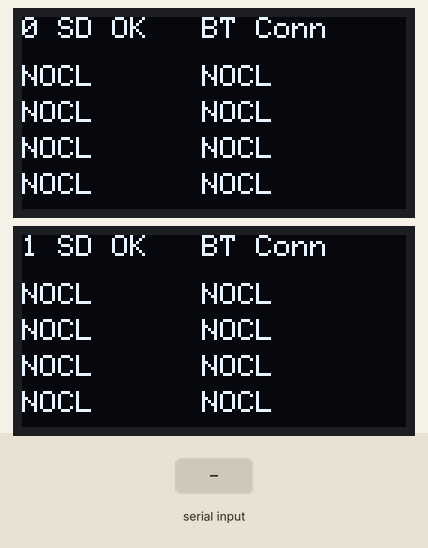
Recording of a program running on a simulated ESP32. On the bench: 2 × 128×64 one-colour display. The inputs (shaded band) are chosen by the test bench. The local clock reads 2024-03-15 10:24:30 at power-on unless the program sets it; storage starts empty; nothing arrives over Bluetooth unless stated; what the program prints to the serial monitor is not drawn.

Above: at 1.3 s.
1.4 s: "90,45\n" received over the second serial link
At 2.2 s:
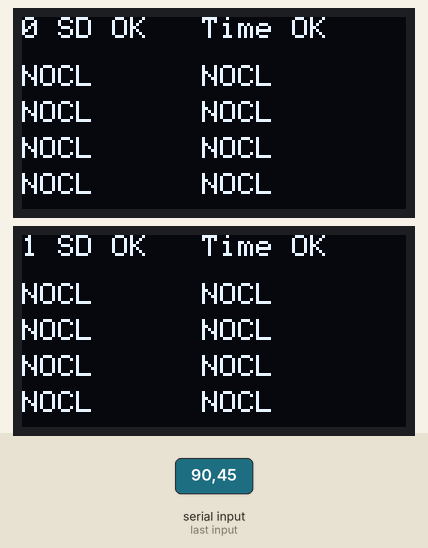
Timing chart, 0 to 4.4 s (numbered marks = the images above; inputs shaded):
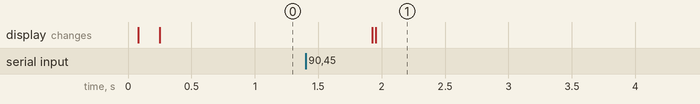

The program:

main.cpp
```cpp
#include <Wire.h>
#include <SPI.h>
#include <SD.h>
#include <BluetoothSerial.h>
#include <Adafruit_SSD1306.h>
#include <Adafruit_INA219.h>
#include <sys/time.h>
#include <time.h>

// ---------------- OLED ----------------
#define SCREEN_WIDTH 128
#define SCREEN_HEIGHT 64
Adafruit_SSD1306 display0(SCREEN_WIDTH, SCREEN_HEIGHT, &Wire,  -1);  // Wire  (SDA=21, SCL=22)
Adafruit_SSD1306 display1(SCREEN_WIDTH, SCREEN_HEIGHT, &Wire1, -1);  // Wire1 (SDA=25, SCL=26)

// ---------------- INA219 ----------------
uint8_t inaAddrs[4] = {0x40, 0x41, 0x44, 0x45};
Adafruit_INA219 ina0[4];   // Wire  (SDA=21, SCL=22)
Adafruit_INA219 ina1[4];   // Wire1 (SDA=25, SCL=26)
bool present0[4] = {false};
bool present1[4] = {false};

// ---------------- SD CARD ----------------
#define SD_CS 5
bool sdOK = false;
String logPath = "";
String currentHour = "";

// ---------------- BLUETOOTH / TIME ----------------
BluetoothSerial SerialBT;
bool timeSynced = false;
String btBuffer = "";

// ---------------- CALIBRATION ----------------
// Shunt resistance in milliohms per channel; 0 = no cal file found.
// Files: /cal_W0_0x40.txt etc., written by the esp32cal firmware.
float cal_mohm0[4] = {0};
float cal_mohm1[4] = {0};

static String calPath(int bus, int i) {
  char buf[32];
  snprintf(buf, sizeof(buf), "/cal_W%d_0x%02X.txt", bus, inaAddrs[i]);
  return String(buf);
}

static void loadCalFiles() {
  for (int i = 0; i < 4; i++) {
    for (int bus = 0; bus < 2; bus++) {
      float& slot = (bus == 0) ? cal_mohm0[i] : cal_mohm1[i];
      String path = calPath(bus, i);
      if (!SD.exists(path.c_str())) continue;
      File f = SD.open(path.c_str());
      if (!f) continue;
      String s = f.readStringUntil('\n');
      f.close();
      s.trim();
      float v = s.toFloat();
      if (v > 0) {
        slot = v;
        Serial.printf("[CAL] Loaded %s = %.3f mOhm\n", path.c_str(), v);
      }
    }
  }
}

// ---------------- HELPERS ----------------
static void fillTime(const char* fmt, char* buf, size_t len) {
  time_t now = time(nullptr);
  strftime(buf, len, fmt, localtime(&now));
}

void startNewLogFile() {
  char fname[40];
  if (timeSynced) {
    fillTime("/log_%Y%m%d_%H%M%S.csv", fname, sizeof(fname));
    char hour[16];
    fillTime("%Y%m%d_%H", hour, sizeof(hour));
    currentHour = String(hour);
  } else {
    snprintf(fname, sizeof(fname), "/NOSYNC_%lu.csv", millis());
    currentHour = "";
  }
  logPath = String(fname);

  File f = SD.open(logPath, FILE_WRITE);
  if (f) {
    f.print("time_ok,timestamp");
    for (int i = 0; i < 4; i++) f.printf(",W0_0x%02X_mA", inaAddrs[i]);
    for (int i = 0; i < 4; i++) f.printf(",W1_0x%02X_mA", inaAddrs[i]);
    f.println();
    f.close();
    Serial.printf("[SD] New log: %s\n", logPath.c_str());
  } else {
    Serial.printf("[SD] Failed to create: %s\n", logPath.c_str());
  }
}

void writeRow(int mA0[4], int mA1[4]) {
  if (!sdOK || logPath.isEmpty()) return;

  char ts[32];
  if (timeSynced) {
    fillTime("%Y-%m-%d %H:%M:%S", ts, sizeof(ts));
  } else {
    snprintf(ts, sizeof(ts), "boot+%lums", millis());
  }

  File f = SD.open(logPath, FILE_WRITE);
  if (!f) {
    Serial.println("[SD] Write failed — will retry init");
    sdOK = false;
    return;
  }
  f.print(timeSynced ? 1 : 0);
  f.print(",");
  f.print(ts);
  // Empty field = missing or uncalibrated — Excel/pandas treat as null
  for (int i = 0; i < 4; i++) { f.print(","); if (mA0[i] >= 0) f.print(mA0[i]); }
  for (int i = 0; i < 4; i++) { f.print(","); if (mA1[i] >= 0) f.print(mA1[i]); }
  f.println();
  f.close();
}

// ---------------- OLED ----------------
static void drawToDisplay(Adafruit_SSD1306& d, int busId, const char* sdStatus, const char* btStatus, int mA0[4], int mA1[4]) {
  d.clearDisplay();
  d.setTextSize(1);
  d.setTextColor(SSD1306_WHITE);

  d.setCursor(0, 0);  d.printf("%d %s", busId, sdStatus);
  d.setCursor(60, 0); d.print(btStatus);

  for (int i = 0; i < 4; i++) {
    int y = 16 + i * 12;
    d.setCursor(0, y);
    if      (mA0[i] == -9999) d.print("----");
    else if (mA0[i] == -9998) d.print("NOCL");
    else                      d.printf("%4d", mA0[i]);
    d.setCursor(60, y);
    if      (mA1[i] == -9999) d.print("----");
    else if (mA1[i] == -9998) d.print("NOCL");
    else                      d.printf("%4d", mA1[i]);
  }
  d.display();
}

void drawGrid(const char* sdStatus, const char* btStatus, int mA0[4], int mA1[4]) {
  drawToDisplay(display0, 0, sdStatus, btStatus, mA0, mA1);
  drawToDisplay(display1, 1, sdStatus, btStatus, mA0, mA1);
}

// ---------------- SETUP ----------------
void setup() {
  Serial.begin(115200);

  Wire.begin(21, 22);
  Wire1.begin(25, 26);

  // I2C scan — diagnostic, remove once hardware is confirmed
  Serial.println("Scanning Wire (SDA=21, SCL=22)...");
  for (byte addr = 1; addr < 127; addr++) {
    Wire.beginTransmission(addr);
    if (Wire.endTransmission() == 0)
      Serial.printf("  Found: 0x%02X\n", addr);
  }
  Serial.println("Scanning Wire1 (SDA=25, SCL=26)...");
  for (byte addr = 1; addr < 127; addr++) {
    Wire1.beginTransmission(addr);
    if (Wire1.endTransmission() == 0)
      Serial.printf("  Found: 0x%02X\n", addr);
  }

  // OLED
  if (!display0.begin(SSD1306_SWITCHCAPVCC, 0x3C))
    Serial.println("[OLED0] Not found at 0x3C on Wire");
  else {
    Serial.println("[OLED0] OK");
    display0.clearDisplay(); display0.display();
  }
  if (!display1.begin(SSD1306_SWITCHCAPVCC, 0x3C))
    Serial.println("[OLED1] Not found at 0x3C on Wire1");
  else {
    Serial.println("[OLED1] OK");
    display1.clearDisplay(); display1.display();
  }

  // INA219 — report which are present
  for (int i = 0; i < 4; i++) {
    ina0[i] = Adafruit_INA219(inaAddrs[i]);
    ina1[i] = Adafruit_INA219(inaAddrs[i]);
    present0[i] = ina0[i].begin(&Wire);
    present1[i] = ina1[i].begin(&Wire1);
    Serial.printf("[INA219] 0x%02X  Wire=%s  Wire1=%s\n",
      inaAddrs[i], present0[i] ? "OK" : "--", present1[i] ? "OK" : "--");
  }

  // SD — one attempt, non-blocking
  sdOK = SD.begin(SD_CS);
  if (sdOK) {
    Serial.println("[SD] OK");
    loadCalFiles();
    startNewLogFile();
  } else {
    Serial.println("[SD] Not found — will retry in loop");
  }

  // BT — advertise and return immediately
  SerialBT.begin("ESP32_Logger");
  Serial.println("[BT] Advertising as ESP32_Logger");
}

// ---------------- LOOP ----------------
void loop() {
  int mA0[4], mA1[4];

  // Read all present INA219s.
  // Sentinels: -9999 = sensor absent, -9998 = present but no cal file.
  // I(mA) = V_shunt(mV) * 1000 / R_shunt(mΩ)
  for (int i = 0; i < 4; i++) {
    if (!present0[i])       mA0[i] = -9999;
    else if (!cal_mohm0[i]) mA0[i] = -9998;
    else mA0[i] = (int)round(fabsf(ina0[i].getShuntVoltage_mV()) * 1000.0f / cal_mohm0[i]);

    if (!present1[i])       mA1[i] = -9999;
    else if (!cal_mohm1[i]) mA1[i] = -9998;
    else mA1[i] = (int)round(fabsf(ina1[i].getShuntVoltage_mV()) * 1000.0f / cal_mohm1[i]);
  }

  // BT time sync — hasClient() must always be called so the library state
  // machine can detect disconnects and accept new connections.
  if (SerialBT.hasClient()) {
    while (SerialBT.available()) {
      char c = (char)SerialBT.read();
      if (c == '\n') {
        btBuffer.trim();
        long ts = btBuffer.toInt();
        if (ts > 0) {
          struct timeval tv = { (time_t)ts, 0 };
          settimeofday(&tv, nullptr);
          SerialBT.println("OK");
          // Send CSV header so Pi knows column layout for this session
          SerialBT.print("time_ok,timestamp");
          for (int i = 0; i < 4; i++) SerialBT.printf(",W0_0x%02X_mA", inaAddrs[i]);
          for (int i = 0; i < 4; i++) SerialBT.printf(",W1_0x%02X_mA", inaAddrs[i]);
          SerialBT.println();
          if (!timeSynced) {
            timeSynced = true;
            Serial.println("[BT] Time synced — starting new log file");
            startNewLogFile();
          }
        }
        btBuffer = "";
      } else {
        btBuffer += c;
      }
    }

    // Stream current sample to Pi every 10s — fire-and-forget, SD card is authoritative
    static unsigned long lastBTSend = 0;
    if (timeSynced && millis() - lastBTSend >= 10000) {
      lastBTSend = millis();
      char btTs[32];
      fillTime("%Y-%m-%d %H:%M:%S", btTs, sizeof(btTs));
      SerialBT.printf("1,%s", btTs);
      for (int i = 0; i < 4; i++) { SerialBT.print(","); if (mA0[i] >= 0) SerialBT.print(mA0[i]); }
      for (int i = 0; i < 4; i++) { SerialBT.print(","); if (mA1[i] >= 0) SerialBT.print(mA1[i]); }
      SerialBT.println();
    }
  }

  // Every 5s: re-scan both I2C buses and re-probe any missing INA219s
  static unsigned long lastI2CScan = 0;
  if (millis() - lastI2CScan >= 5000) {
    lastI2CScan = millis();

    // Full bus scan
    for (int bus = 0; bus < 2; bus++) {
      TwoWire& w = bus == 0 ? Wire : Wire1;
      bool anyFound = false;
      for (byte addr = 1; addr < 127; addr++) {
        w.beginTransmission(addr);
        if (w.endTransmission() == 0) {
          Serial.printf("[I2C] Wire%d 0x%02X\n", bus, addr);
          anyFound = true;
        }
      }
      if (!anyFound) Serial.printf("[I2C] Wire%d: nothing found\n", bus);
    }

    // Re-probe missing INA219s
    for (int i = 0; i < 4; i++) {
      if (!present0[i]) {
        present0[i] = ina0[i].begin(&Wire);
        Serial.printf("[INA] Wire  0x%02X: %s\n", inaAddrs[i], present0[i] ? "now found" : "absent");
      }
      if (!present1[i]) {
        present1[i] = ina1[i].begin(&Wire1);
        Serial.printf("[INA] Wire1 0x%02X: %s\n", inaAddrs[i], present1[i] ? "now found" : "absent");
      }
    }
  }

  // SD retry — throttled to every 3s
  if (!sdOK) {
    static unsigned long lastSDRetry = 0;
    if (millis() - lastSDRetry >= 3000) {
      lastSDRetry = millis();
      sdOK = SD.begin(SD_CS);
      Serial.printf("[SD] begin() returned %s\n", sdOK ? "true" : "false");
      if (sdOK) {
        Serial.println("[SD] Card ready — starting log file");
        loadCalFiles();
        startNewLogFile();
      }
    }
  }

  // Hourly rotation (only when time is trusted)
  if (sdOK && timeSynced) {
    char nowHour[16];
    fillTime("%Y%m%d_%H", nowHour, sizeof(nowHour));
    if (String(nowHour) != currentHour) {
      startNewLogFile();
    }
  }

  writeRow(mA0, mA1);

  const char* sdStr = sdOK      ? "SD OK"   : "SD Bad";
  const char* btStr = timeSynced ? "Time OK" :
                      SerialBT.hasClient() ? "BT Conn" : "BT Wait";
  drawGrid(sdStr, btStr, mA0, mA1);

  delay(500);
}
```

Measured:
- after the input at 1.4 s, the display: first changes after 0.53 s (image 1 shows a later state)
